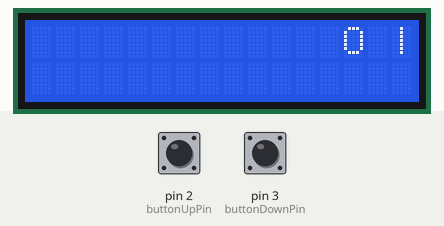
A sketch run on a simulated Arduino Uno, built with avr-gcc and run on an emulated ATmega328P. Shown: 16×2 character LCD. Inputs (shaded band) come from the test bench; at power-on: pin 3 (buttonDownPin) HIGH, pin 2 (buttonUpPin) HIGH.

Above: at 1.2 s.
1.3 s: pin 3 (buttonDownPin) pulled LOW for 0.15 s
At 1.41 s:
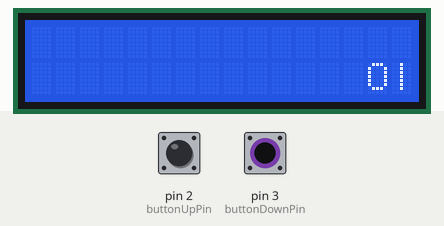
2.9 s: pin 2 (buttonUpPin) pulled LOW for 0.15 s
At 3.05 s:
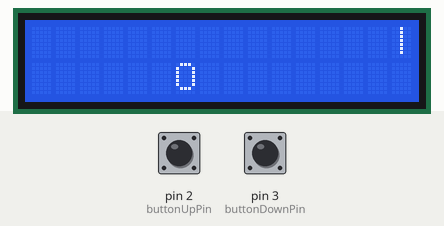
6.0 s: pin 3 (buttonDownPin) pulled LOW for 1 s
At 6.14 s:
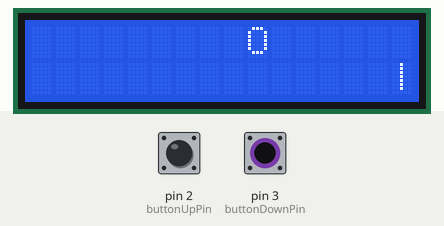
10.0 s: pin 2 (buttonUpPin) pulled LOW for 1 s
At 13.8 s:
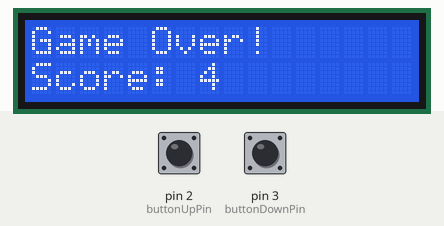
14.0 s: pin 3 (buttonDownPin) pulled LOW for 3.2 s
At 16.6 s:
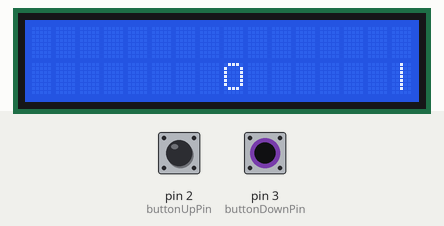

The sketch:

pong_game.ino
```cpp
// This Code is Designed by Prince Kushwaha from COSM Electronics

#include <Wire.h>
#include <LiquidCrystal_I2C.h>

// Initialize the LCD
LiquidCrystal_I2C lcd(0x27, 16, 2);

// Define button pins
const int buttonUpPin = 2;
const int buttonDownPin = 3;

// Ball position
int ballX = 7;
int ballY = 0;

// Ball direction
int ballDirectionX = 1;
int ballDirectionY = 1;

// Paddle position
int paddleY = 0;

// Score
int score = 0;

// Game state
bool gameOver = false;

void setup() {
  // Initialize the LCD
  lcd.init();
  lcd.backlight();

  // Initialize the button pins
  pinMode(buttonUpPin, INPUT_PULLUP);
  pinMode(buttonDownPin, INPUT_PULLUP);

  // Initial display
  startGame();
}

void loop() {
  if (!gameOver) {
    // Read button states
    int buttonUpState = digitalRead(buttonUpPin);
    int buttonDownState = digitalRead(buttonDownPin);

    // Move paddle up
    if (buttonUpState == LOW && paddleY > 0) {
      lcd.setCursor(15, paddleY);
      lcd.print(" ");
      paddleY--;
    }

    // Move paddle down
    if (buttonDownState == LOW && paddleY < 1) {
      lcd.setCursor(15, paddleY);
      lcd.print(" ");
      paddleY++;
    }

    // Update paddle position
    lcd.setCursor(15, paddleY);
    lcd.print("|");

    // Move ball
    lcd.setCursor(ballX, ballY);
    lcd.print(" ");
    ballX += ballDirectionX;
    ballY += ballDirectionY;

    // Ball collision with walls
    if (ballX == 0) {
      ballDirectionX = -ballDirectionX;
      score++;
    }
    if (ballY == 0 || ballY == 1) {
      ballDirectionY = -ballDirectionY;
    }

    // Ball collision with paddle
    if (ballX == 14 && ballY == paddleY) {
      ballDirectionX = -ballDirectionX;
      score++;
    }

    // Check for game over (ball misses the paddle)
    if (ballX > 15) {
      gameOver = true;
    }

    // Update ball position
    lcd.setCursor(ballX, ballY);
    lcd.print("O");

    // Delay for a bit
    delay(200);
  } else {
    // Display game over and score
    lcd.clear();
    lcd.setCursor(0, 0);
    lcd.print("Game Over!");
    lcd.setCursor(0, 1);
    lcd.print("Score: ");
    lcd.print(score);
    delay(3000);  // Wait for 3 seconds

    // Show restart message
    lcd.clear();
    lcd.setCursor(0, 0);
    lcd.print("Press any Button");
    lcd.setCursor(0, 1);
    lcd.print("to Start Game");

    // Wait for button press to restart
    while (digitalRead(buttonUpPin) == HIGH && digitalRead(buttonDownPin) == HIGH) {
      delay(10);
    }

    // Restart game
    startGame();
  }
}

void startGame() {
  // Reset variables
  ballX = 7;
  ballY = 0;
  ballDirectionX = 1;
  ballDirectionY = 1;
  paddleY = 0;
  score = 0;
  gameOver = false;

  // Initial display
  lcd.clear();
  lcd.setCursor(ballX, ballY);
  lcd.print("O");
  lcd.setCursor(15, paddleY);
  lcd.print("|");
}
```

Measured:
- after the input at 2.9 s, the display: changes after 0.06 s (image 2)
- after the input at 14.0 s, the display: first changes after 2.5 s (image 5 shows a later state)
